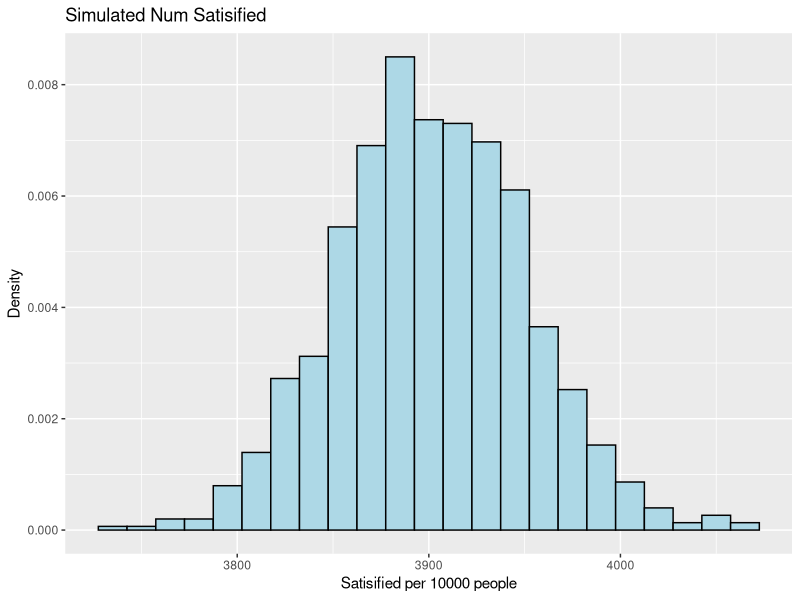
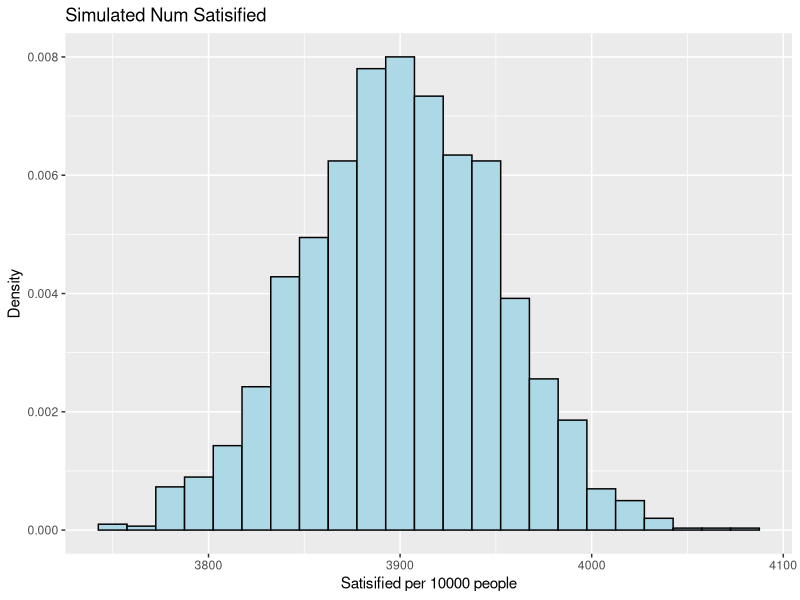
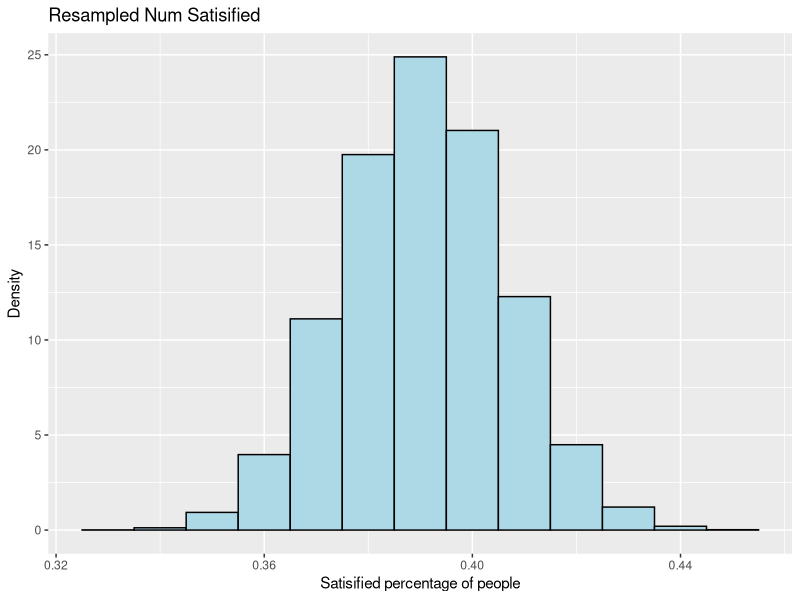

Generate these figures, in order, with R: (Note: this script raises an error after producing the figures.)
##############################################################################
#Ben Horner
#Lab 10
#Math240
##############################################################################
##############################################################################
#Libraries
##############################################################################
library(ggplot2)
library(tidyverse)
library(patchwork)

##############################################################################
#Task 1: Basic Simulation
##############################################################################
true.p = 0.39

#generate 10k polls
sample.size = 1004
basic.simulation = rbinom(sample.size, 10000, true.p)
sim.df = data.frame(id = 1:1004,
                    num.satisfied = basic.simulation)

basic.simulation.plot = ggplot(sim.df, aes(x = num.satisfied)) + #assigns the data as the data frame and aes = x axis
  geom_histogram(aes(y=after_stat(density)), binwidth = 15, fill = "lightblue", color = "black") + #makes histogram
  labs(title = "Simulated Num Satisified", #titles and axis labels
       x = "Satisified per 10000 people", 
       y = "Density")

basic.simulation.plot

lower_bound <- quantile(sim.df$num.satisfied, 0.025)
upper_bound <- quantile(sim.df$num.satisfied, 0.975)
(range.mid.95 <- upper_bound - lower_bound)
(margin.error = range.mid.95/2)


#########
#What if we Double Sample Size?
#########
sample.size = 2008
basic.simulation = rbinom(sample.size, 10000, true.p)
sim.df = data.frame(id = 1:1004,
                    num.satisfied = basic.simulation)

basic.simulation.plot = ggplot(sim.df, aes(x = num.satisfied)) + #assigns the data as the data frame and aes = x axis
  geom_histogram(aes(y=after_stat(density)), binwidth = 15, fill = "lightblue", color = "black") + #makes histogram
  labs(title = "Simulated Num Satisified", #titles and axis labels
       x = "Satisified per 10000 people", 
       y = "Density")

basic.simulation.plot

lower_bound <- quantile(sim.df$num.satisfied, 0.025)
upper_bound <- quantile(sim.df$num.satisfied, 0.975)
(range.mid.95 <- upper_bound - lower_bound)
#range of middle 95% goes down.
(margin.error = range.mid.95/2)

##############################################################################
#Task 2: Resampling
##############################################################################
#Recreating Gallup data
samp.size = 1004
satisfied = round(0.39*samp.size)
disatisfied = round(0.61*samp.size)
Gallup.df = data.frame(people = 1:samp.size, satisfied = c(rep(1, satisfied), rep(0, disatisfied)))


tally.satisfied = tally(Gallup.df, satisfied)
tally.satisfied[1, 1]

#Resampling
R <- 10000 #Number of resamples
resamples <- tibble(num.satisfied = numeric(R))

for( i in 1:R){
  # Take a resample
  curr.resample <- sample(x = Gallup.df$satisfied,
                          size = nrow(Gallup.df),
                          replace = T)
  curr.df = data.frame(people = 1:nrow(Gallup.df), satisfied = curr.resample)
  # compute the stat on the resample
  resamples$num.satisfied[i] <- (tally(curr.df, satisfied)[1, 1])/1004
}


resampling.plot = ggplot(resamples, aes(x = num.satisfied)) + #assigns the data as the data frame and aes = x axis
  geom_histogram(aes(y=after_stat(density)), binwidth = .01, fill = "lightblue", color = "black") + #makes histogram
  labs(title = "Resampled Num Satisified", #titles and axis labels
       x = "Satisified percentage of people", 
       y = "Density")

resampling.plot

#Margin of Error
lower_bound <- quantile(resamples$num.satisfied, 0.025)
upper_bound <- quantile(resamples$num.satisfied, 0.975)
range.middle.95 = upper_bound - lower_bound
margin.error = range.middle.95/2
(range.middle.95)
(margin.error)

##############################################################################
#Task 3: Simulation over n and p
##############################################################################
n = c()
for(i in (1:290)){
  num = i*10 + 100
  n = append(n, num)
}
p = c()
for(i in (0:99)){
  num = i*.01
  p = append(p, num)
}

for(n in n){
  for(p in p){
    sim = rbinom(n, 10000, p)
    
  }
}
n =100
p = 0.5
sim = rbinom(n, 10000, p)
sim





R <- 10000 #Number of resamples
resamples.n.p <- tibble(moe = numeric(R))

for( i in 1:R){
  # Take a resample
  curr.resample <- sample(x = Gallup.df$satisfied,
                          size = nrow(Gallup.df),
                          replace = T)
  curr.df = data.frame(people = 1:nrow(Gallup.df), satisfied = curr.resample)
  # compute the stat on the resample
  resamples$num.satisfied[i] <- (tally(curr.df, satisfied)[1, 1])/1004
}


ggplot(results, aes(x = n, y = p, fill = moe)) +
  geom_raster() +
  scale_fill_viridis_c(option = "plasma") +
  labs(
    title = "Margin of Error over Varying Sample Sizes and Proportions",
    x = "Sample Size (n)",
    y = "Proportion (p)",
    fill = "Margin of Error"
  ) +
  theme_minimal()

##############################################################################
#Task 4: Actual Margin of Error
##############################################################################
# Define grid for n and p
n_values <- seq(100, 2000, by = 10)
p_values <- seq(0.01, 0.99, by = 0.01)

# Create an empty tibble to store results
simulation_results <- expand.grid(n = n_values, p = p_values) %>%
  as_tibble() %>%
  mutate(moe = NA_real_)

# Wilson margin of error function
wilson_moe <- function(p, n, conf = 0.95) {
  z <- qnorm(1 - (1 - conf) / 2)  # For 95% confidence, z = 1.96
  se <- sqrt((p * (1 - p)) / n + (z^2) / (4 * n^2))
  moe <- z * se
  return(moe)
}

# Calculate the MOE for each n, p combination
for (i in 1:nrow(simulation_results)) {
  n_i <- simulation_results$n[i]
  p_i <- simulation_results$p[i]
  
  # Compute Wilson MOE for each combination of n and p
  simulation_results$moe[i] <- wilson_moe(p_i, n_i)
}

# Plotting the margin of error using geom_raster()
ggplot(simulation_results, aes(x = n, y = p, fill = moe)) +
  geom_raster() +
  scale_fill_viridis_c(option = "plasma", name = "Margin of Error") +
  labs(
    title = "Wilson Margin of Error: Sample Size vs. Proportion",
    x = "Sample Size (n)",
    y = "Proportion (p)",
    fill = "MOE"
  ) +
  theme_minimal() +
  theme(
    axis.text.x = element_text(angle = 45, hjust = 1),
    axis.title = element_text(size = 12)
  )
  
